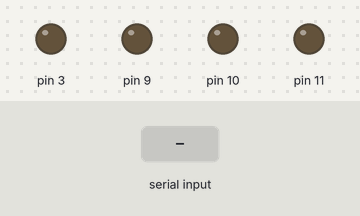
A sketch run on a simulated Arduino Uno, built with avr-gcc and run on an emulated ATmega328P. On the bench: output pins drawn as LEDs (lit = HIGH). Inputs (shaded band) come from the test bench.

Above: at 1.2 s.
1.3 s: "a" received over Serial
At 1.4 s:
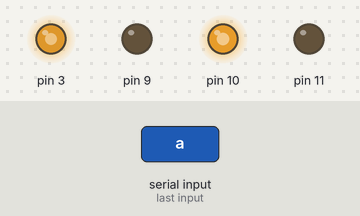
3.0 s: "r" received over Serial
At 3.1 s:
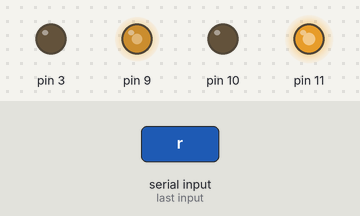
4.7 s: "d" received over Serial
At 4.8 s:
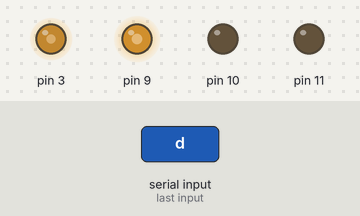
6.4 s: "i" received over Serial
At 6.5 s:
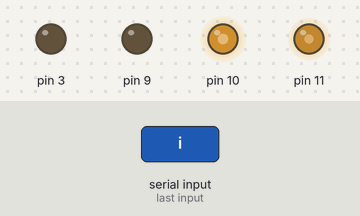
Timing chart, 0 to 9.1 s (numbered marks = the images above; inputs shaded):
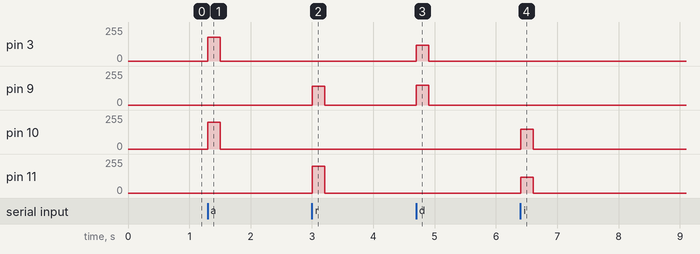

Measured:
- after the input at 1.3 s, pin 3: 0/255 → 180/255 at once, → 0/255 0.20 s later; pin 10: 0/255 → 200/255 at once, → 0/255 0.20 s later
- after the input at 3.0 s, pin 9: 0/255 → 140/255 at once, → 0/255 0.20 s later; pin 11: 0/255 → 200/255 at once, → 0/255 0.20 s later
- after the input at 4.7 s, pin 3: 0/255 → 120/255 at once, → 0/255 0.20 s later; pin 9: 0/255 → 150/255 at once, → 0/255 0.20 s later
- after the input at 6.4 s, pin 10: 0/255 → 150/255 at once, → 0/255 0.20 s later; pin 11: 0/255 → 120/255 at once, → 0/255 0.20 s later

The sketch:

Motores.ino
```cpp
int tiempo;
void setup() {
  pinMode(3,OUTPUT);
  pinMode(11,OUTPUT);

  pinMode(9,OUTPUT);
  pinMode(10,OUTPUT);
  Serial.begin(9600);

}
void loop(){
  if(Serial.available())
  {
    char dato = Serial.read();
    if(dato=='a')
    {
      adelante();
      tiempo=0;
    }
    else if(dato=='r')
    {
      atras();
      tiempo=0;
    }
    else if(dato=='d')
    {
      izq();
      tiempo=0;
    }
    else if(dato=='i')
    {
      der();
      tiempo=0;
    }
  }

  if(tiempo<200)//100 ciclos de 1ms
  {
    tiempo=tiempo+1;
  }
  else //ya transcurrieron 100 ms (100 ciclos)
  {
    paro();
  }
  delay(1);

}

void adelante() {
  //Derecho ,Adelante
  analogWrite(3,180);
  analogWrite(11,0);
  //Izquiedo ,Adelante
  analogWrite(9,0);
  analogWrite(10,200);
}
void atras() {
  //Derecho ,Atras
  analogWrite(3,0);
  analogWrite(11,200);
  //Izquiedo ,Atras
  analogWrite(9,140);
  analogWrite(10,0);
}
void izq() {
  //Derecho ,Adelante
  analogWrite(3,120);
  analogWrite(11,0);
  //Izquiedo ,Atras
  analogWrite(9,150);
  analogWrite(10,0);
}
void der() {
  //Derecho ,Atras
  analogWrite(3,0);
  analogWrite(11,120);
  //Izquiedo ,Adelante
  analogWrite(9,0);
  analogWrite(10,150);
}
void paro() {
  //Derecho ,Atras
  analogWrite(3,0);
  analogWrite(11,0);
  //Izquiedo ,Adelante
  analogWrite(9,0);
  analogWrite(10,0);
}
```
